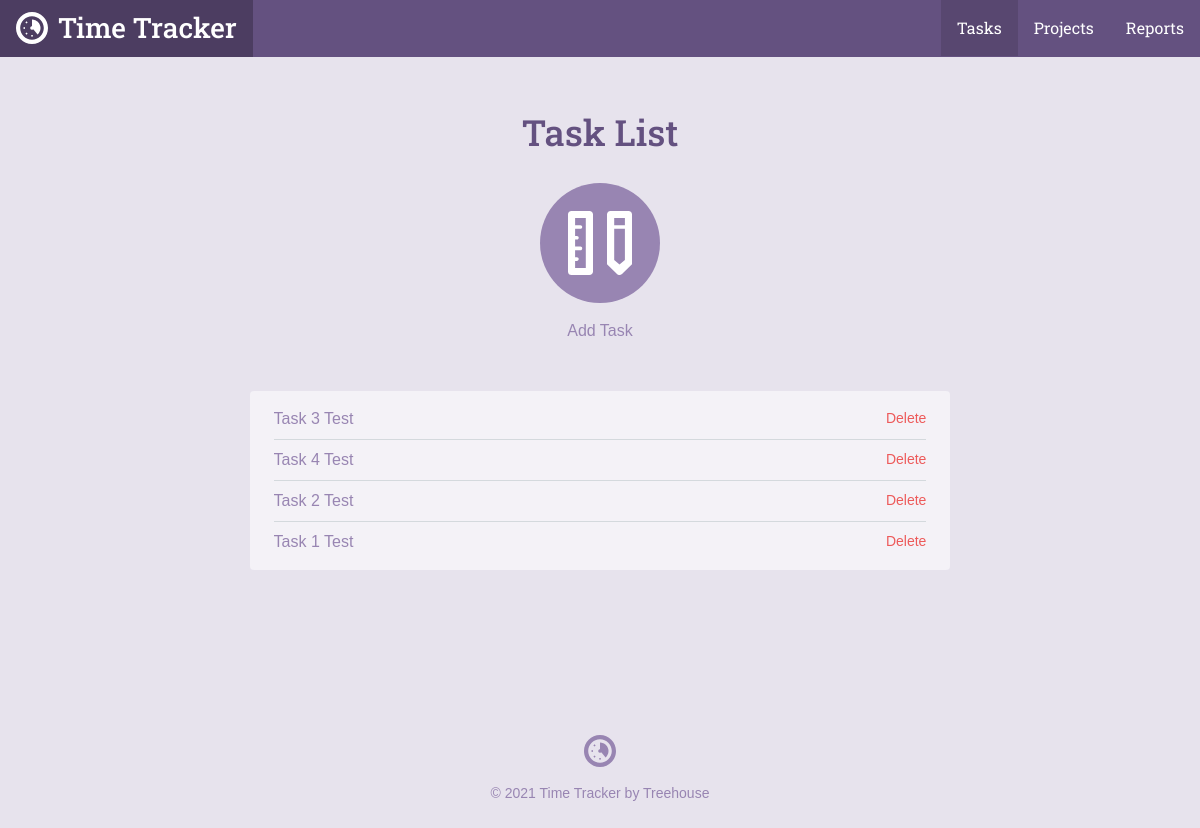
The page /task_list.php on the database as committed earlier.
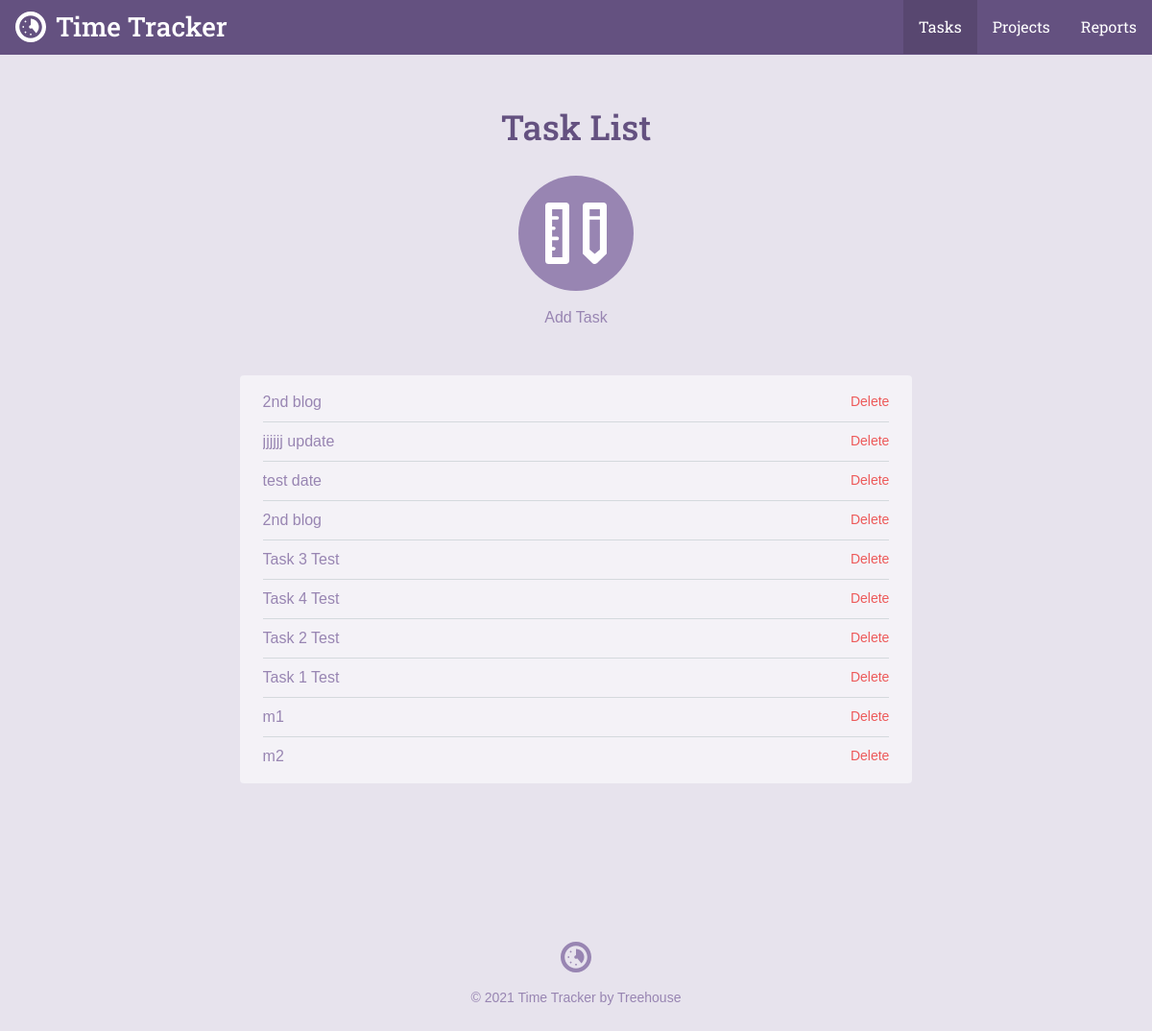
The same page on the database as committed later.
### tables this page shows
CREATE TABLE `tasks` (
	`task_id`	INTEGER PRIMARY KEY AUTOINCREMENT,
	`project_id`	INTEGER,
	`title`	TEXT,
	`date`	INTEGER NOT NULL,
	`time`	TEXT NOT NULL
);

### inc/functions.php (called while the page is built, shortened)
<?php
function get_task_list($filter = null) {
  include('connection.php');
  $sql = 'SELECT tasks.*, projects.title AS project FROM tasks
  JOIN projects ON tasks.project_id = projects.project_id';
  $where = '';
  $orderBy = ' ORDER BY date DESC';
  try {
    $results = $db->prepare($sql . $where . $orderBy);
    $results->execute();
  } catch (Exception $e) {
    echo "Error!: " . $e->getMessage() . "</br>";
    return array();
  }
  return $results->fetchAll(PDO::FETCH_ASSOC);
}

### task_list.php (the view, shortened to what this page needs)
<?php
require 'inc/functions.php';
$page = "tasks";
include 'inc/header.php';
?>
<div class="section catalog random">
    <div class="col-container page-container">
        <div class="col col-70-md col-60-lg col-center">
            <h1 class="actions-header">Task List</h1>
            <div class="actions-item">
                <a class="actions-link" href="task.php">
                    <span class="actions-icon">
                        <svg viewbox="0 0 64 64"><use xlink:href="#task_icon"></use></svg>
                    </span>
                Add Task</a>
            </div>
            <div class="form-container">
              <ul class="items">
                <?php
                foreach (get_task_list() as $item) {
                  echo "<li><a href='task.php?id=" . $item['task_id'] . "'>" . $item['title'] . "</a>";
                  echo "<form method='post' action='task_list.php' onsubmit=\"return confirm('Are you sure you want to delete this task?');\">\n";
                  echo "<input type='submit' class='button--delete' value='Delete' />\n";
                  echo "</form>";
                  echo "</li>";
                }
                ?>
              </ul>
            </div>
        </div>
    </div>
</div>
<?php include("inc/footer.php"); ?>

### inc/header.php (shortened to what this page needs)
<html>
<head>
	<link rel="stylesheet" href="css/style.css" type="text/css">
</head>
<body>
	<header class="header">
    <div class="col-container">
  		<h1>
        <a class="logo" href="./">
          <svg viewbox="0 0 64 64" class="logo-icon"><use xlink:href="#logo_icon"></use></svg>
          <span class="logo-name">Time Tracker</span>
        </a>
      </h1>
  		<ul class="nav">
        <li class="nav-item tasks<?php if ($page == "tasks") { echo " on"; } ?>"><a class="nav-link" href="task_list.php">Tasks</a></li>
        <li class="nav-item projects<?php if ($page == "projects") { echo " on"; } ?>"><a class="nav-link" href="project_list.php">Projects</a></li>
        <li class="nav-item reports<?php if ($page == "reports") { echo " on"; } ?>"><a class="nav-link" href="reports.php">Reports</a></li>
      </ul>
    </div>
  </header>
	<div id="content">

Rows that differ between the two databases and show on the page:
added tasks: title "2nd blog"
added tasks: title "jjjjjj update"
added tasks: title "test date"
added tasks: title "2nd blog"
added tasks: title "m1"
added tasks: title "m2"
